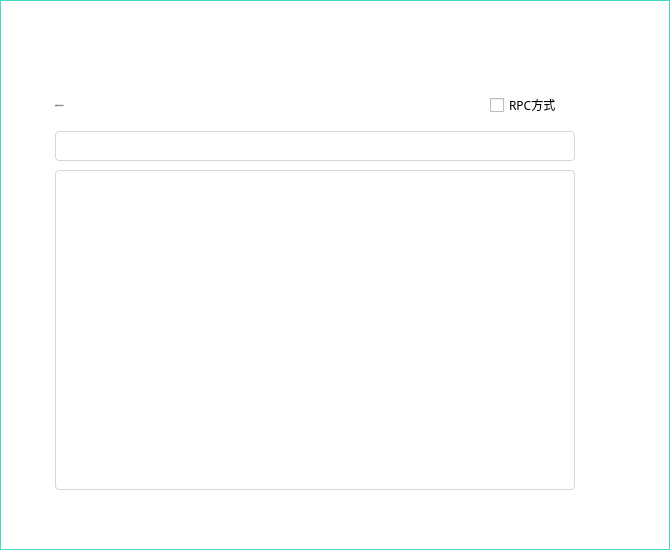
<?xml version="1.0" encoding="UTF-8"?>
<ui version="4.0">
 <class>ConsoleDialog</class>
 <widget class="QDialog" name="ConsoleDialog">
  <property name="geometry">
   <rect>
    <x>0</x>
    <y>0</y>
    <width>670</width>
    <height>550</height>
   </rect>
  </property>
  <property name="font">
   <font>
    <family>微软雅黑</family>
   </font>
  </property>
  <property name="windowTitle">
   <string>Dialog</string>
  </property>
  <property name="styleSheet">
   <string notr="true">#ConsoleDialog{border:1px solid rgb(68,217,199);background-color:white;}
QLineEdit{border:1px solid rgb(214,214,214);border-radius:4px;padding: 0px 8px 0px 8px;font: 12px &quot;微软雅黑&quot;;}
QLabel{font: 12px &quot;微软雅黑&quot;;}</string>
  </property>
  <widget class="QLabel" name="label_2">
   <property name="geometry">
    <rect>
     <x>55</x>
     <y>90</y>
     <width>311</width>
     <height>30</height>
    </rect>
   </property>
   <property name="font">
    <font>
     <family>微软雅黑</family>
     <pointsize>-1</pointsize>
     <weight>50</weight>
     <italic>false</italic>
     <bold>false</bold>
    </font>
   </property>
   <property name="text">
    <string>在此输入命令并回车</string>
   </property>
  </widget>
  <widget class="QCheckBox" name="checkBox">
   <property name="geometry">
    <rect>
     <x>490</x>
     <y>90</y>
     <width>91</width>
     <height>30</height>
    </rect>
   </property>
   <property name="cursor">
    <cursorShape>PointingHandCursor</cursorShape>
   </property>
   <property name="styleSheet">
    <string notr="true">font: 12px &quot;微软雅黑&quot;;</string>
   </property>
   <property name="text">
    <string>RPC方式</string>
   </property>
  </widget>
  <widget class="QTextBrowser" name="consoleBrowser">
   <property name="geometry">
    <rect>
     <x>55</x>
     <y>170</y>
     <width>520</width>
     <height>320</height>
    </rect>
   </property>
   <property name="font">
    <font>
     <family>微软雅黑</family>
     <pointsize>-1</pointsize>
     <weight>50</weight>
     <italic>false</italic>
     <bold>false</bold>
    </font>
   </property>
   <property name="contextMenuPolicy">
    <enum>Qt::DefaultContextMenu</enum>
   </property>
   <property name="styleSheet">
    <string notr="true">QTextBrowser{border:1px solid rgb(214,214,214);border-radius:4px;padding: 0px 8px 0px 8px;font: 12px &quot;微软雅黑&quot;;}</string>
   </property>
  </widget>
  <widget class="QLineEdit" name="consoleLineEdit">
   <property name="geometry">
    <rect>
     <x>55</x>
     <y>131</y>
     <width>520</width>
     <height>30</height>
    </rect>
   </property>
   <property name="font">
    <font>
     <family>微软雅黑</family>
     <pointsize>-1</pointsize>
     <weight>50</weight>
     <italic>false</italic>
     <bold>false</bold>
    </font>
   </property>
   <property name="contextMenuPolicy">
    <enum>Qt::DefaultContextMenu</enum>
   </property>
  </widget>
  <widget class="QLabel" name="label_3">
   <property name="geometry">
    <rect>
     <x>20</x>
     <y>5</y>
     <width>81</width>
     <height>30</height>
    </rect>
   </property>
   <property name="font">
    <font>
     <family>微软雅黑</family>
     <pointsize>-1</pointsize>
     <weight>50</weight>
     <italic>false</italic>
     <bold>false</bold>
    </font>
   </property>
   <property name="styleSheet">
    <string notr="true">font: 14px &quot;微软雅黑&quot;;
color: rgb(255, 255, 255);</string>
   </property>
   <property name="text">
    <string>控制台</string>
   </property>
  </widget>
  <widget class="QToolButton" name="closeBtn">
   <property name="geometry">
    <rect>
     <x>639</x>
     <y>12</y>
     <width>16</width>
     <height>16</height>
    </rect>
   </property>
   <property name="font">
    <font>
     <family>微软雅黑</family>
    </font>
   </property>
   <property name="cursor">
    <cursorShape>PointingHandCursor</cursorShape>
   </property>
   <property name="styleSheet">
    <string notr="true">QToolButton{background-image:url(:pic2/close5.png);background-repeat: repeat-xy;background-position: center;background-attachment: fixed;background-clip: padding;border-style: flat;}</string>
   </property>
   <property name="text">
    <string/>
   </property>
  </widget>
 </widget>
 <resources/>
 <connections/>
</ui>
